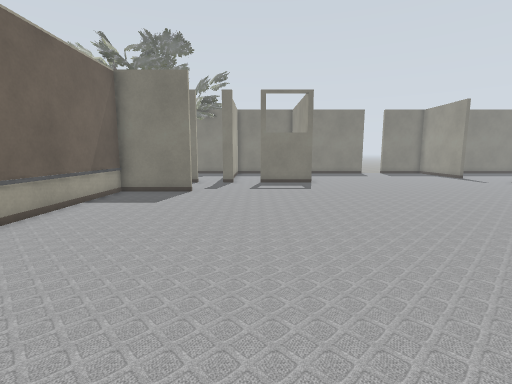
view 1 (above)

24 first-person views from a walk through a Gazebo world. The camera is 0.94 m above the floor, tilts 8° down and sees 85° across. The lines on the ground mark 1 m squares. The floor is counted in squares, 0.5 m on a side. Each view is taken from the middle of a square. On the plan, view 1 faces up. The plan holds only what a view shows up to about 16 squares ahead; the rest is blank. The place goes on beyond the plan. Simple shapes stand in for some stock models.

view 2
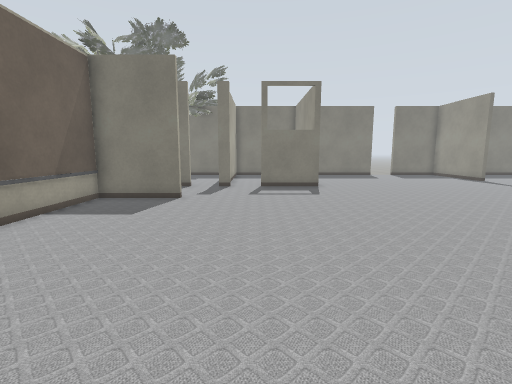

view 3
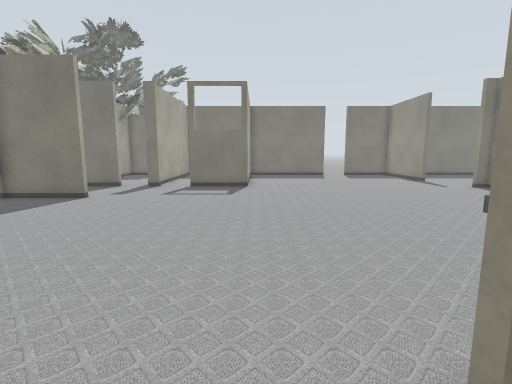

view 4
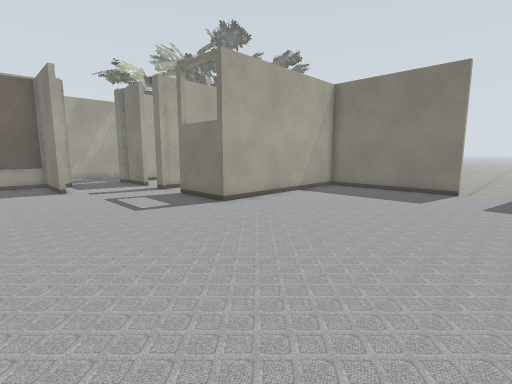

view 5
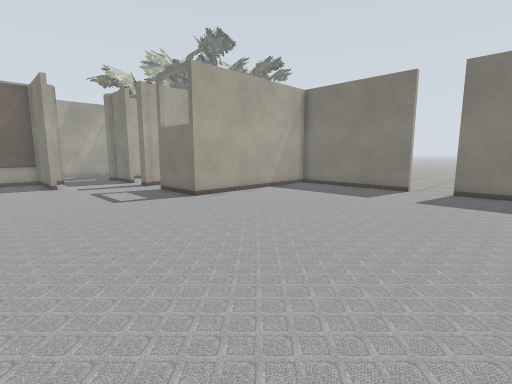

view 6
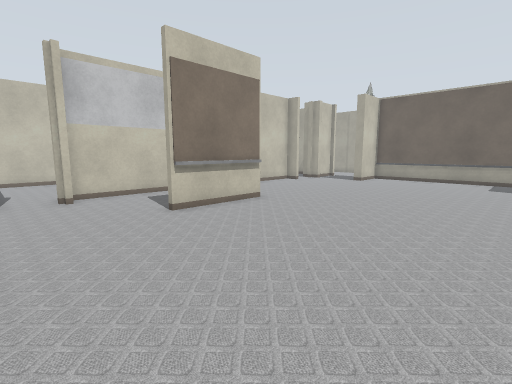

view 7
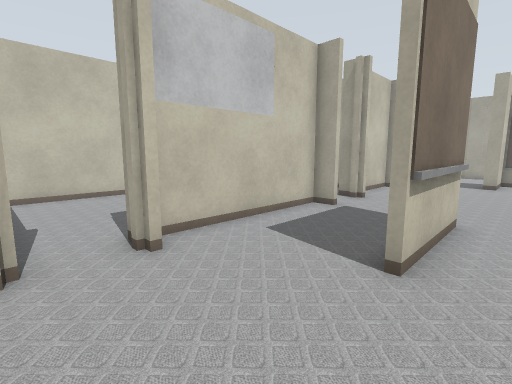

view 8
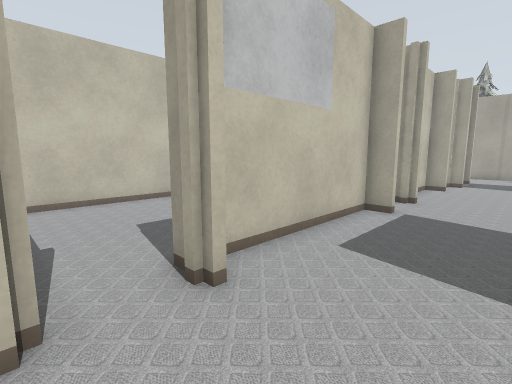

view 9
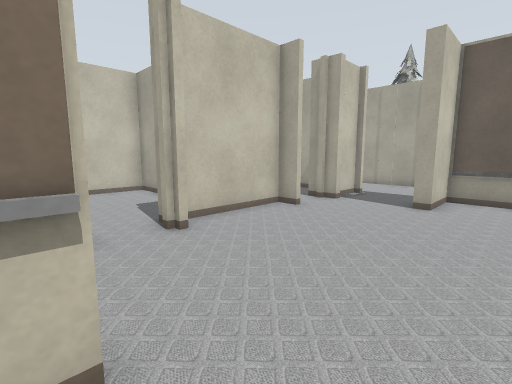

view 10
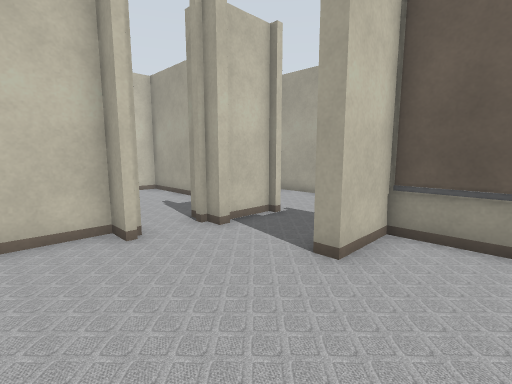

view 11
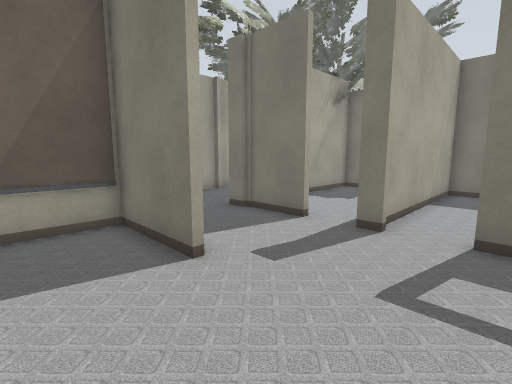

view 12
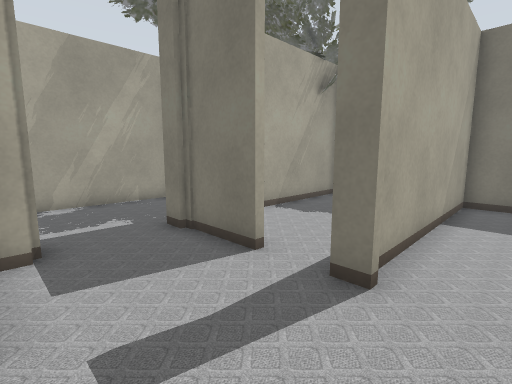

view 13
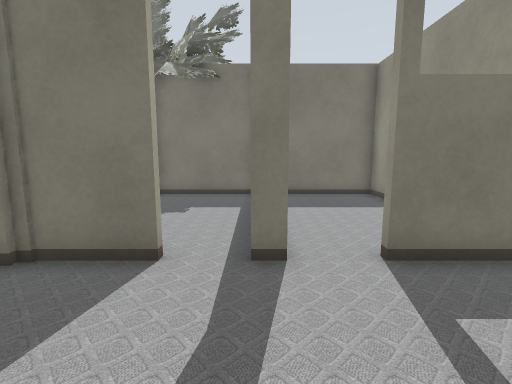

view 14
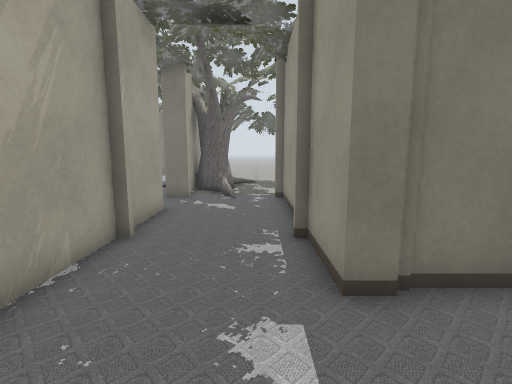

view 15
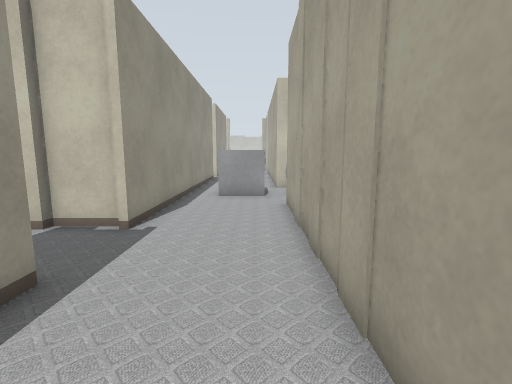

view 16
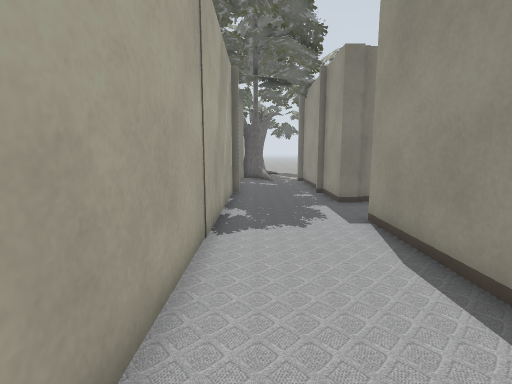

view 17
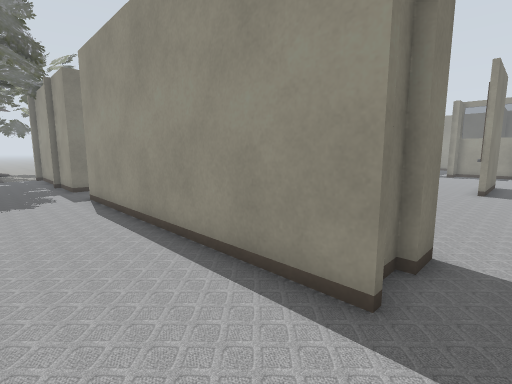

view 18
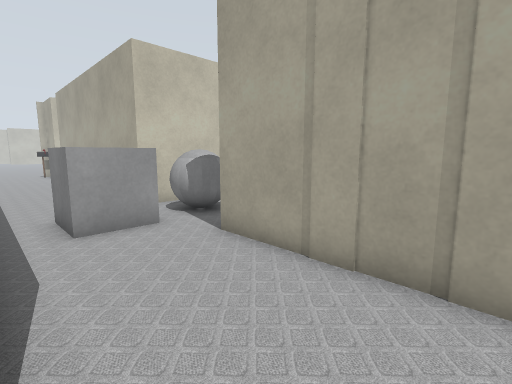

view 19
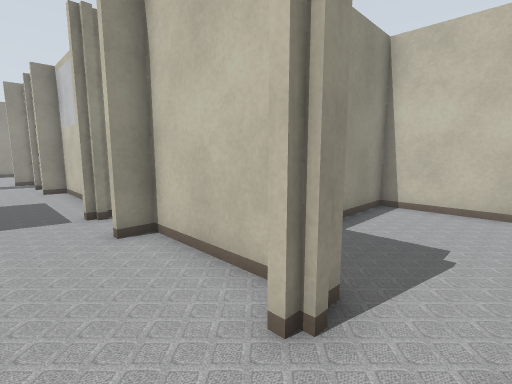

view 20
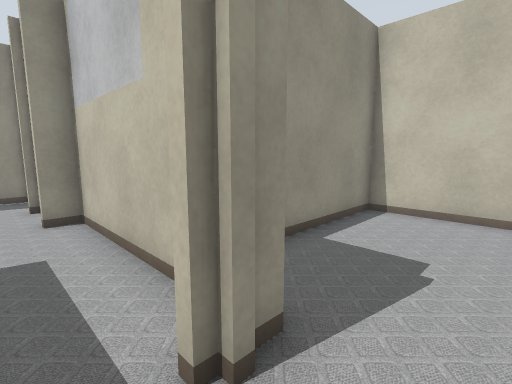

view 21
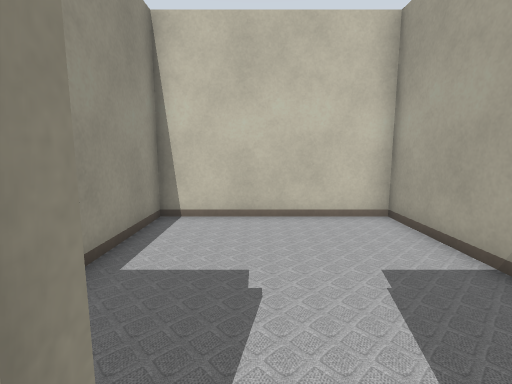

view 22
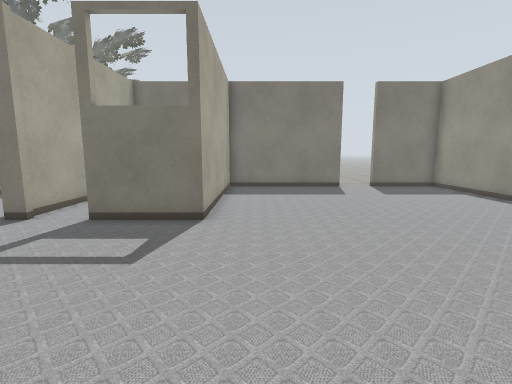

view 23
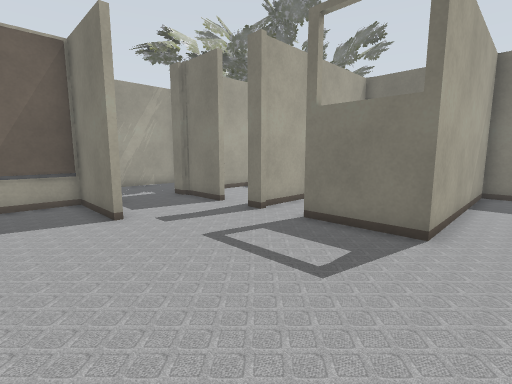

view 24
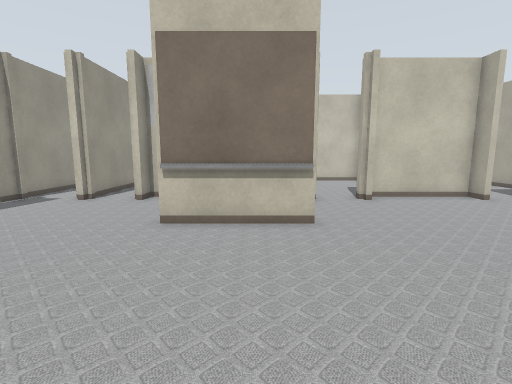

### Floor plan
Ten units are one square. View 1 is at (0, 0); x grows to the right and y downward. Boxes are objects, and circles mark ways between rooms. Rooms are numbered by the first view taken in them; rooms with no view inside come last. Other rooms are left out.
<svg viewBox="-130 -270 280 400">
<path fill="none" stroke="#000" d="M54 -37 96 -37 96 -34 54 -34 54 -37M-31 -136 -66 -136 -66 -37 -44 -37 -44 -32M-14 -177 -21 -177M50 0 50 9 115 9 115 0M-36 -177 -62 -177M118 0 118 12M-21 0 -21 9 24 9 24 0M-44 -4 -44 4M97 -261 97 -257 35 -257 35 -177 2 -177M145 -257 115 -257 115 -261M-111 -60 -111 34M-68 -31 -68 -148M-52 -34 -59 -34M-44 -32 -54 -32M-66 0 -47 0M-61 -175 -68 -175 -68 -200M-111 -201 -111 -80M-68 -215 -68 -258M-125 81 -111 81 -111 125M-111 -232 -111 -204M-68 92 -68 -4M-108 -261 -108 -257 -119 -257M47 12 47 5M26 5 26 12M1 25 1 81 68 81 68 38M-66 25 -66 81 -58 81M-44 6 -44 11M-38 81 -2 81 -2 54M-21 -257 -72 -257M-66 -258 -66 -202M139 48 139 8M80 81 134 81M33 -190 33 -198M33 -242 33 -257 -16 -257 -16 -180"/>
<rect x="-125" y="45" width="50" height="30" fill="#bbb"><title>other object</title></rect>
<rect x="-95" y="-265" width="10" height="10" fill="#bbb"><title>oak tree</title></rect>
<circle cx="-45" cy="-15" r="3" fill="#2a7"/>
<circle cx="-65" cy="-160" r="3" fill="#2a7"/>
<circle cx="40" cy="10" r="3" fill="#2a7"/>
<circle cx="-30" cy="10" r="3" fill="#2a7"/>
<circle cx="-30" cy="-180" r="3" fill="#2a7"/>
<circle cx="130" cy="10" r="3" fill="#2a7"/>
<circle cx="0" cy="-180" r="3" fill="#2a7"/>
<text x="60" y="-110">1</text>
<text x="-90" y="-70">2</text>
<text x="40" y="40">3</text>
<text x="-40" y="40">4</text>
<text x="-40" y="-220">5</text>
<text x="100" y="40">6</text>
<text x="10" y="-210">7</text>
</svg>
Room 1 opens to room 2. Room 1 opens to room 3. Room 1 opens to room 4. Room 1 opens to room 5. Room 1 opens to room 6. Room 1 opens to room 7.

Where each view was taken, in squares from view 1:
view 1: 0 up, 0 right, facing up
view 2: 2 up, 0 right, facing up
view 3: 2 up, 4 right, facing up
view 4: 11 up, 12 right, facing up-left
view 5: 11 up, 14 right, facing up-left
view 6: 12 up, 14 right, facing down-left
view 7: 5 up, 14 right, facing down-left
view 8: 3 up, 14 right, facing down-left
view 9: 6 up, 6 right, facing down-left
view 10: 6 up, 0 right, facing down-left
view 11: 11 up, 1 right, facing up-left
view 12: 14 up, 0 right, facing up-left
view 13: 13 up, 2 left, facing up
view 14: 14 up, 8 left, facing up
view 15: 7 up, 10 left, facing down
view 16: 7 up, 10 left, facing up
view 17: 2 up, 10 left, facing up-right
view 18: 2 up, 7 left, facing down-left
view 19: 2 up, 4 left, facing down-right
view 20: 1 up, 3 right, facing down-right
view 21: 0 up, 4 right, facing down
view 22: 10 up, 5 right, facing up
view 23: 11 up, 5 right, facing up-left
view 24: 11 up, 7 right, facing down
